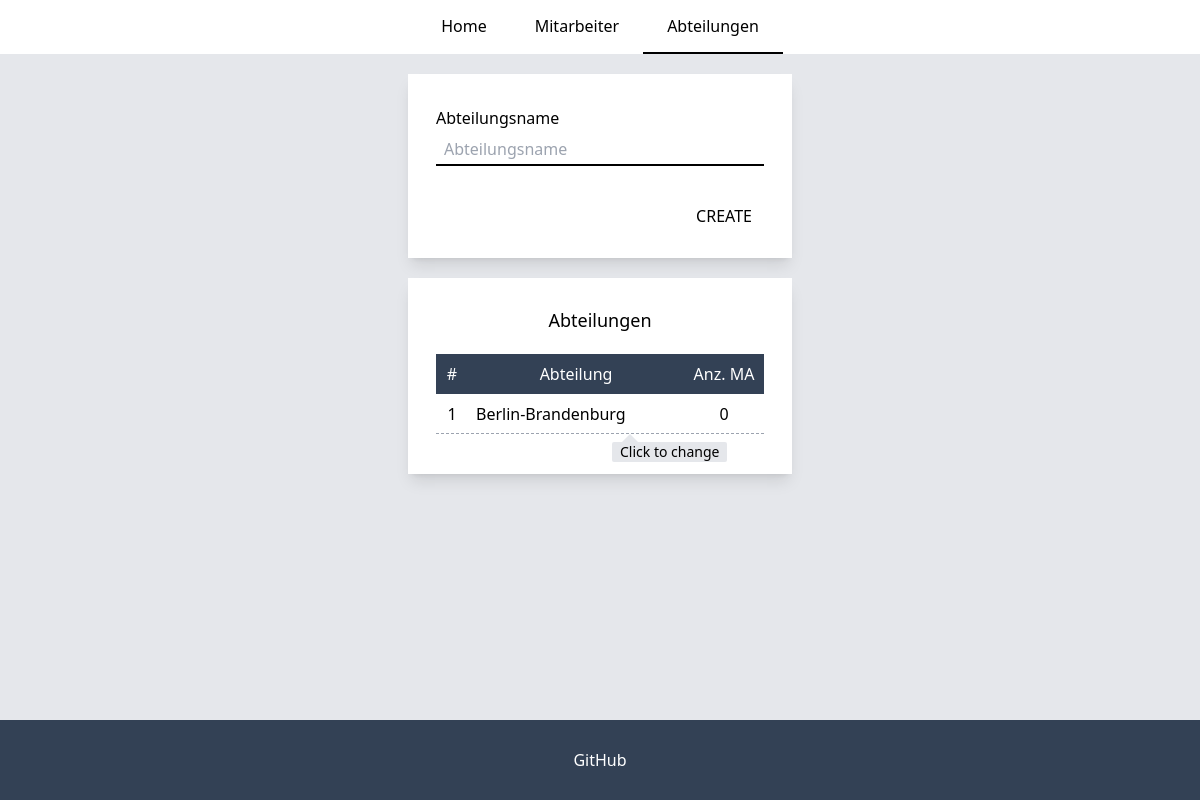
The page /departments on the database as committed earlier.
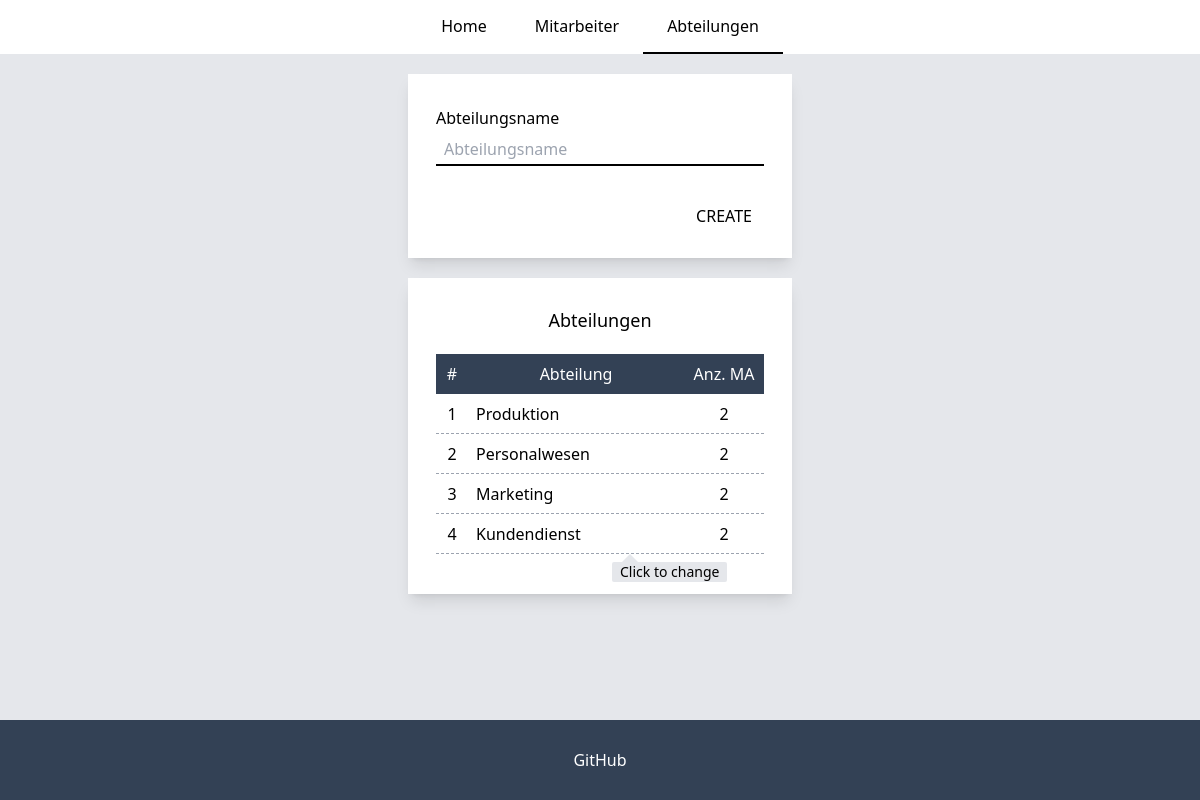
The same page on the database as committed later.
### tables this page shows
create table departments (
                             id int primary key auto_increment,
                             name varchar(45) not null,
                             UNIQUE (name)
);

### src/service/DepartmentModel.php (called while the page is built, shortened)
<?php
require_once "Database.php";
class DepartmentModel
{
    private string $table;
    public function __construct()
    {
        $this->table = "departments";
    }
    public function getAll(): array
    {
        $results = [];
        try {
            $query = "SELECT $this->table.id, name, COUNT(e.department_id) AS 'count' FROM $this->table
                            LEFT JOIN employees e ON e.department_id = $this->table.id
                            GROUP BY $this->table.id
            ";
            $result = Database::connect()->query($query);
            for ($results = array(); $row = $result->fetch_assoc(); $results[] = $row);
        } catch (Exception $error) {
            onError($error);
        }
        return $results;
    }
}

### src/service/Database.php (called while the page is built, shortened)
<?php
class Database
{
    private static object $dbh;
    public static function connect(): object
    {
        if (!isset(self::$dbh)) {
            try {
                self::$dbh = new mysqli(
                    DB_SERVER,
                    DB_USERNAME,
                    DB_PASSWORD,
                    DB_NAME);
            } catch (Exception $error) {
                onError($error);
                die();
            }
        }
        return self::$dbh;
    }
}

### src/router/Router.php (called while the page is built, shortened)
<?php
class Router
{
    private array $handlers;
    private function addHandler(string $method, string $path, $handler): void
    {
        $this->handlers[$method . $path] = [
            'path' => $path,
            'method' => $method,
            'handler' => $handler
        ];
    }
    public function run(): void
    {
        $requestUri = parse_url($_SERVER['REQUEST_URI']);
        $requestPath = $requestUri['path'];
        $method = $_SERVER['REQUEST_METHOD'];
        $callback = null;
        foreach ($this->handlers as $handler) {
            if ($handler['path'] === $requestPath && $method === $handler['method']) {
                $callback = $handler['handler'];
            }
        }
        if (is_string($callback)) {
            $parts = explode('::', $callback);
            if (is_array($parts)) {
                $className = array_shift($parts);
                $handler = new $className();
                $method = array_shift($parts);
                $callback = [$handler, $method];
            }
        }
        call_user_func_array($callback, [
            array_merge($_GET, $_POST)
        ]);
    }
}

### index.php (called while the page is built, shortened)
<?php
require_once "src/classes/views/DepartmentPage.php";
require_once "src/router/Router.php";
$router = new Router();
$router->get('/', MainPage::class . '::getContent');
$router->get('/employees', EmployeePage::class . '::execute');
$router->post('/employees', EmployeePage::class . '::execute');
$router->get('/departments', DepartmentPage::class . '::execute');
$router->post('/departments', DepartmentPage::class . '::execute');
$router->addNotFoundHandler(NotFoundPage::class . '::getContent');
$router->run();

### src/classes/views/DepartmentPage.php (the view, shortened to what the changed rows need)
<?php
require_once "src/classes/views/Modules.php";
class DepartmentPage extends Modules
{
    private string $id;
    private array $errors;
    private array $values;
    public function __construct()
    {
        $this->id = '';
        $this->errors = [];
        $this->values = [];
    }
    public function execute(array $params = []): void
    {
        $this->id = $params['id'] ?? '';
        $this->getContent();
    }
    protected function getMiddle(): string
    {
        $sr['createForm'] = $this->showDepartmentForm();
        $sr['table'] = $this->showDepartmentsTable();
        return $this->getReplaceTemplate($sr, "departmentsPage");
    }
    public function showDepartmentForm(): string
    {
        $html = $this->getInput($this->id, $this->values);
        $html .= $this->getButtons($this->id);
        return $html;
    }
    public function showDepartmentsTable(): string
    {
        $data = $this->department->getAll();
        $html = '';
        foreach ($data as $i => $item) {
            $html .= '
                    <li class="
                            row-department
                            flex h-10 border-b border-gray-400 border-dashed
                            hover:cursor-pointer
                            hover:border-solid hover:border-black
                            "
                    >
                        <span id="index" class="flex self-center justify-center w-8">' . ++$i . '</span>
                        <span id="name" class="flex self-center grow pl-2">' . $item['name'] . '</span>
                        <span id="amount-employees" class="flex self-center justify-center basis-20">' . $item['count'] . '</span>
                        <input type="hidden" name="id" value="' . $item['id'] . '"/>
                    </li>';
        }
        return $html;
    }
    private function getInput($id, $values): string
    {
        $html = '  <label for="name" class="block text-md my-1 font-medium">Abteilungsname</label>
                    <input
                            id="name" type="text"
                            name="name"
                            class="[appearance:textfield] border-b-2 border-black px-2 mb-5 h-8 focus:outline-none appearance-none"
                            placeholder="Abteilungsname"';
        if (strlen($id) !== 0 && count($values) === 0) {
            $name = '';
            $idDep = '';
            if ($this->department->getById($id)) {
                $name = $this->department->getById($id)['name'];
                $idDep = $this->department->getById($id)['id'];
            }
            $html .= 'value="' . $name . '">';
            $html .= '<input type="hidden" name="id" value="' . $idDep . '">';
        } elseif (strlen($id) === 0 && count($values) > 1) {
            $html .= 'value="' . $values['name'] . '">';
        } elseif (strlen($id) !== 0 && count($values) > 1) {
            $html .= 'value="' . $this->department->getById($id)['name'] . '">';
            $html .= '<input type="hidden" name="id" value="' . $this->department->getById($id)['id'] . '">';
        } else {
            $html .= '>';
        }
        $html .= $this->isError($this->errors, 'name');
        return $html;
    }
    private function getButtons($id): string
    {
        $html = '';
        if (strlen($id) !== 0) {
            $html .= '<button class="w-20 h-7 mt-4 bg-white self-end font-medium uppercase hover:underline hover:underline-offset-4" type="submit" name="action" value="update">Update
                        </button>';
        } else {
            $html .= '<button class="w-20 h-7 mt-4 bg-white self-end font-medium uppercase hover:underline hover:underline-offset-4" type="submit" name="action" value="create">Create
                        </button>';
        }
        return $html;
    }
}

Rows that differ between the two databases and show on the page:
changed departments: name "Berlin-Brandenburg" → "Produktion"; count "0" → "2"
added departments: name "Personalwesen", count "2"
added departments: name "Marketing", count "2"
added departments: name "Kundendienst", count "2"
